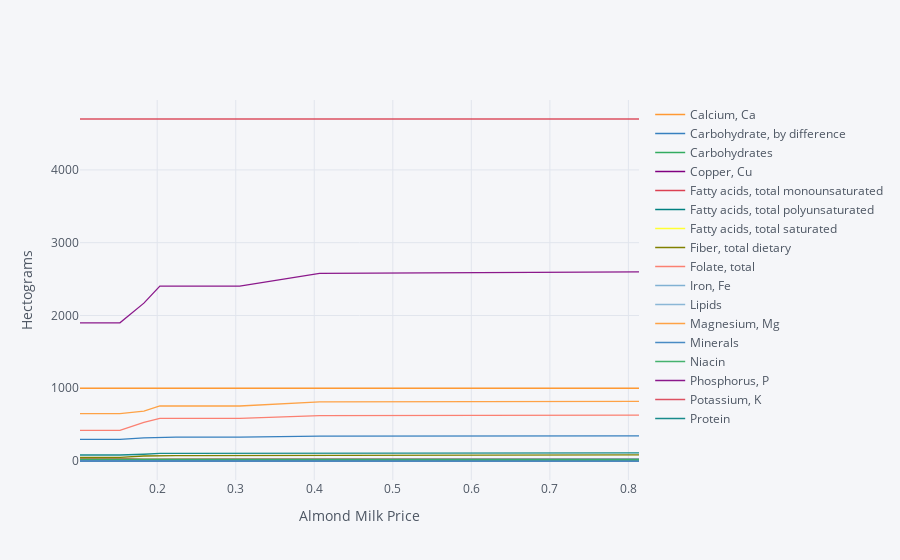

The cell this chart's notebook holds for it:
### Markdown cell above
The code below creates a graph which uses the food price changes
  described above, but maps into nutrients.

### Code cell
# Matrix product maps quantities of food into quantities of nutrients
NutrientResponse = Diet_response@FoodNutrients.T

# Drop columns of missing nutrients, plot first half of nutrients (avoid display issues)
NutrientResponse = NutrientResponse.loc[:,NutrientResponse.count()>0]
NutrientResponse.iloc[:,0:17].iplot(xTitle='%s Price' % ReferenceGood.title(),yTitle='Hectograms')

### Figure 1 — Plotly figure (JSON) as saved in the notebook; plotly's stock layout.template omitted (floating-point values rounded to 4 significant figures)
{"data": [{"line": {"color": "rgba(255, 153, 51, 1.0)", "dash": "solid", "shape": "linear", "width": 1.3}, "mode": "lines", "name": "Calcium, Ca", "text": "", "type": "scatter", "x": [0.1017, 0.1525, 0.183, 0.2034, 0.2237, 0.2441, 0.2644, 0.2847, 0.3051, 0.4068, 0.8135], "y": [1000.0, 1000.0, 1000.0, 1000.0, 1000.0, 1000.0, 1000.0, 1000.0, 1000.0, 1000.0, 1000.0]}, {"line": {"color": "rgba(55, 128, 191, 1.0)", "dash": "solid", "shape": "linear", "width": 1.3}, "mode": "lines", "name": "Carbohydrate, by difference", "text": "", "type": "scatter", "x": [0.1017, 0.1525, 0.183, 0.2034, 0.2237, 0.2441, 0.2644, 0.2847, 0.3051, 0.4068, 0.8135], "y": [297.0, 297.0, 319.0, 327.9, 327.9, 327.9, 327.9, 327.9, 327.9, 343.1, 344.6]}, {"line": {"color": "rgba(50, 171, 96, 1.0)", "dash": "solid", "shape": "linear", "width": 1.3}, "mode": "lines", "name": "Carbohydrates", "text": "", "type": "scatter", "x": [0.1017, 0.1525, 0.183, 0.2034, 0.2237, 0.2441, 0.2644, 0.2847, 0.3051, 0.4068, 0.8135], "y": [0, 0, 0, 0, 0, 0, 0, 0, 0, 0, 0]}, {"line": {"color": "rgba(128, 0, 128, 1.0)", "dash": "solid", "shape": "linear", "width": 1.3}, "mode": "lines", "name": "Copper, Cu", "text": "", "type": "scatter", "x": [0.1017, 0.1525, 0.183, 0.2034, 0.2237, 0.2441, 0.2644, 0.2847, 0.3051, 0.4068, 0.8135], "y": [2.681, 2.681, 2.676, 2.731, 2.731, 2.731, 2.731, 2.731, 2.731, 2.807, 2.815]}, {"line": {"color": "rgba(219, 64, 82, 1.0)", "dash": "solid", "shape": "linear", "width": 1.3}, "mode": "lines", "name": "Fatty acids, total monounsaturated", "text": "", "type": "scatter", "x": [0.1017, 0.1525, 0.183, 0.2034, 0.2237, 0.2441, 0.2644, 0.2847, 0.3051, 0.4068, 0.8135], "y": [37.12, 37.12, 25.94, 28.15, 28.15, 28.15, 28.15, 28.15, 28.15, 28.07, 28.18]}, {"line": {"color": "rgba(0, 128, 128, 1.0)", "dash": "solid", "shape": "linear", "width": 1.3}, "mode": "lines", "name": "Fatty acids, total polyunsaturated", "text": "", "type": "scatter", "x": [0.1017, 0.1525, 0.183, 0.2034, 0.2237, 0.2441, 0.2644, 0.2847, 0.3051, 0.4068, 0.8135], "y": [22.55, 22.55, 16.6, 17.34, 17.34, 17.34, 17.34, 17.34, 17.34, 17.25, 17.3]}, {"line": {"color": "rgba(255, 255, 51, 1.0)", "dash": "solid", "shape": "linear", "width": 1.3}, "mode": "lines", "name": "Fatty acids, total saturated", "text": "", "type": "scatter", "x": [0.1017, 0.1525, 0.183, 0.2034, 0.2237, 0.2441, 0.2644, 0.2847, 0.3051, 0.4068, 0.8135], "y": [22.65, 22.65, 18.41, 19.36, 19.36, 19.36, 19.36, 19.36, 19.36, 18.55, 18.55]}, {"line": {"color": "rgba(128, 128, 0, 1.0)", "dash": "solid", "shape": "linear", "width": 1.3}, "mode": "lines", "name": "Fiber, total dietary", "text": "", "type": "scatter", "x": [0.1017, 0.1525, 0.183, 0.2034, 0.2237, 0.2441, 0.2644, 0.2847, 0.3051, 0.4068, 0.8135], "y": [50.97, 50.97, 68.67, 75.16, 75.16, 75.16, 75.16, 75.16, 75.16, 82.8, 83.55]}, {"line": {"color": "rgba(251, 128, 114, 1.0)", "dash": "solid", "shape": "linear", "width": 1.3}, "mode": "lines", "name": "Folate, total", "text": "", "type": "scatter", "x": [0.1017, 0.1525, 0.183, 0.2034, 0.2237, 0.2441, 0.2644, 0.2847, 0.3051, 0.4068, 0.8135], "y": [420.7, 420.7, 532.0, 584.6, 584.6, 584.6, 584.6, 584.6, 584.6, 624.4, 629.6]}, {"line": {"color": "rgba(128, 177, 211, 1.0)", "dash": "solid", "shape": "linear", "width": 1.3}, "mode": "lines", "name": "Iron, Fe", "text": "", "type": "scatter", "x": [0.1017, 0.1525, 0.183, 0.2034, 0.2237, 0.2441, 0.2644, 0.2847, 0.3051, 0.4068, 0.8135], "y": [17.29, 17.29, 22.05, 24.47, 24.47, 24.47, 24.47, 24.47, 24.47, 26.89, 27.15]}, {"line": {"color": "rgba(128, 177, 211, 0.8999999999999999)", "dash": "solid", "shape": "linear", "width": 1.3}, "mode": "lines", "name": "Lipids", "text": "", "type": "scatter", "x": [0.1017, 0.1525, 0.183, 0.2034, 0.2237, 0.2441, 0.2644, 0.2847, 0.3051, 0.4068, 0.8135], "y": [0, 0, 0, 0, 0, 0, 0, 0, 0, 0, 0]}, {"line": {"color": "rgba(255, 153, 51, 0.8999999999999999)", "dash": "solid", "shape": "linear", "width": 1.3}, "mode": "lines", "name": "Magnesium, Mg", "text": "", "type": "scatter", "x": [0.1017, 0.1525, 0.183, 0.2034, 0.2237, 0.2441, 0.2644, 0.2847, 0.3051, 0.4068, 0.8135], "y": [650.9, 650.9, 686.6, 755.9, 755.9, 755.9, 755.9, 755.9, 755.9, 813.8, 820.1]}, {"line": {"color": "rgba(55, 128, 191, 0.8999999999999999)", "dash": "solid", "shape": "linear", "width": 1.3}, "mode": "lines", "name": "Minerals", "text": "", "type": "scatter", "x": [0.1017, 0.1525, 0.183, 0.2034, 0.2237, 0.2441, 0.2644, 0.2847, 0.3051, 0.4068, 0.8135], "y": [0, 0, 0, 0, 0, 0, 0, 0, 0, 0, 0]}, {"line": {"color": "rgba(50, 171, 96, 0.8999999999999999)", "dash": "solid", "shape": "linear", "width": 1.3}, "mode": "lines", "name": "Niacin", "text": "", "type": "scatter", "x": [0.1017, 0.1525, 0.183, 0.2034, 0.2237, 0.2441, 0.2644, 0.2847, 0.3051, 0.4068, 0.8135], "y": [22.98, 22.98, 17.68, 18.94, 18.94, 18.94, 18.94, 18.94, 18.94, 20.32, 20.42]}, {"line": {"color": "rgba(128, 0, 128, 0.8999999999999999)", "dash": "solid", "shape": "linear", "width": 1.3}, "mode": "lines", "name": "Phosphorus, P", "text": "", "type": "scatter", "x": [0.1017, 0.1525, 0.183, 0.2034, 0.2237, 0.2441, 0.2644, 0.2847, 0.3051, 0.4068, 0.8135], "y": [1899.0, 1899.0, 2170.0, 2404.0, 2404.0, 2404.0, 2404.0, 2404.0, 2404.0, 2578.0, 2598.0]}, {"line": {"color": "rgba(219, 64, 82, 0.8999999999999999)", "dash": "solid", "shape": "linear", "width": 1.3}, "mode": "lines", "name": "Potassium, K", "text": "", "type": "scatter", "x": [0.1017, 0.1525, 0.183, 0.2034, 0.2237, 0.2441, 0.2644, 0.2847, 0.3051, 0.4068, 0.8135], "y": [4700.0, 4700.0, 4700.0, 4700.0, 4700.0, 4700.0, 4700.0, 4700.0, 4700.0, 4700.0, 4700.0]}, {"line": {"color": "rgba(0, 128, 128, 0.8999999999999999)", "dash": "solid", "shape": "linear", "width": 1.3}, "mode": "lines", "name": "Protein", "text": "", "type": "scatter", "x": [0.1017, 0.1525, 0.183, 0.2034, 0.2237, 0.2441, 0.2644, 0.2847, 0.3051, 0.4068, 0.8135], "y": [82.12, 82.12, 92.76, 103.4, 103.4, 103.4, 103.4, 103.4, 103.4, 111.7, 112.6]}], "layout": {"legend": {"bgcolor": "#F5F6F9", "font": {"color": "#4D5663"}}, "paper_bgcolor": "#F5F6F9", "plot_bgcolor": "#F5F6F9", "title": {"font": {"color": "#4D5663"}}, "xaxis": {"gridcolor": "#E1E5ED", "showgrid": true, "tickfont": {"color": "#4D5663"}, "title": {"font": {"color": "#4D5663"}, "text": "Almond Milk Price"}, "zerolinecolor": "#E1E5ED"}, "yaxis": {"gridcolor": "#E1E5ED", "showgrid": true, "tickfont": {"color": "#4D5663"}, "title": {"font": {"color": "#4D5663"}, "text": "Hectograms"}, "zerolinecolor": "#E1E5ED"}}}
